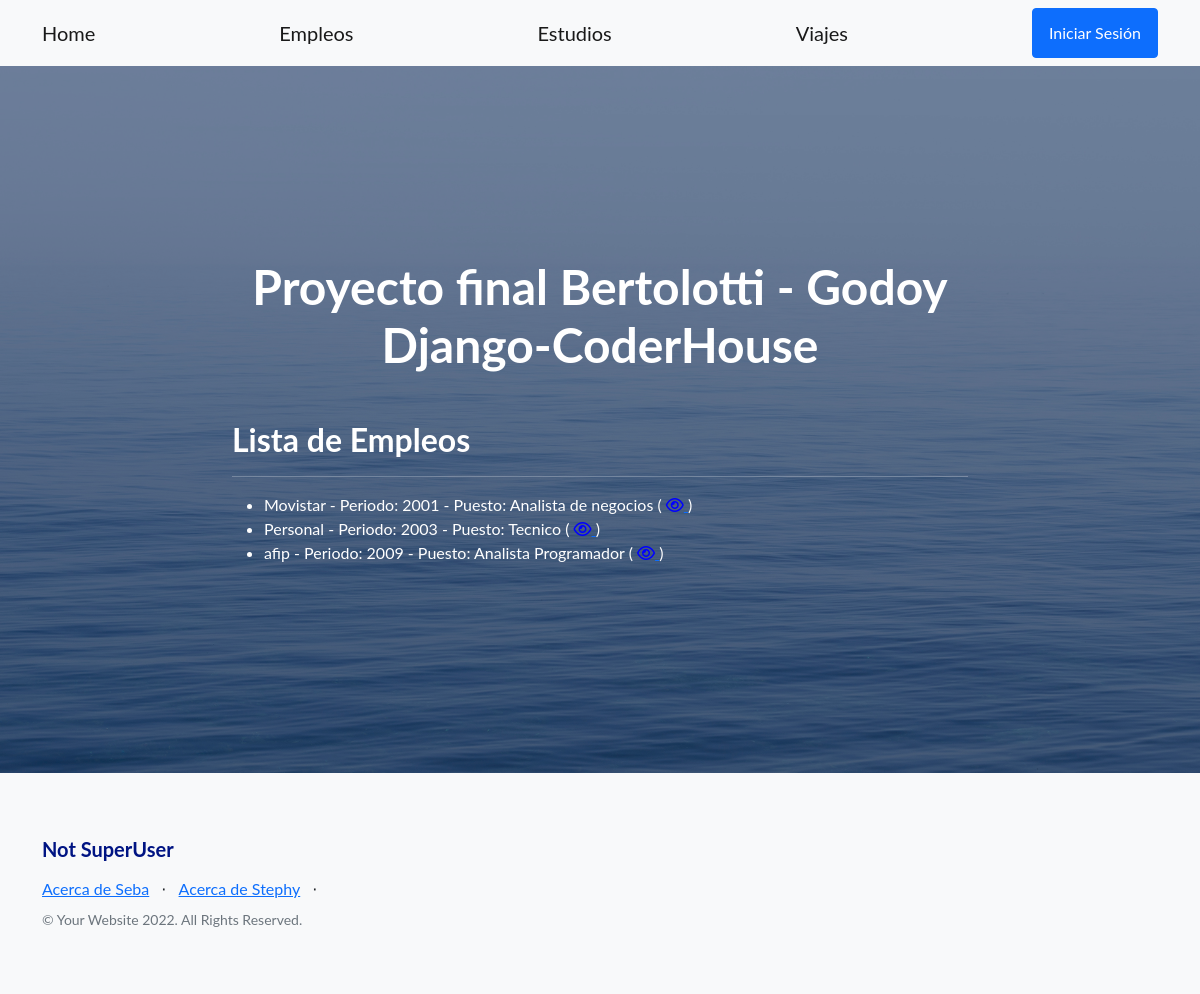
The app's page /empleo/empleos, older data.
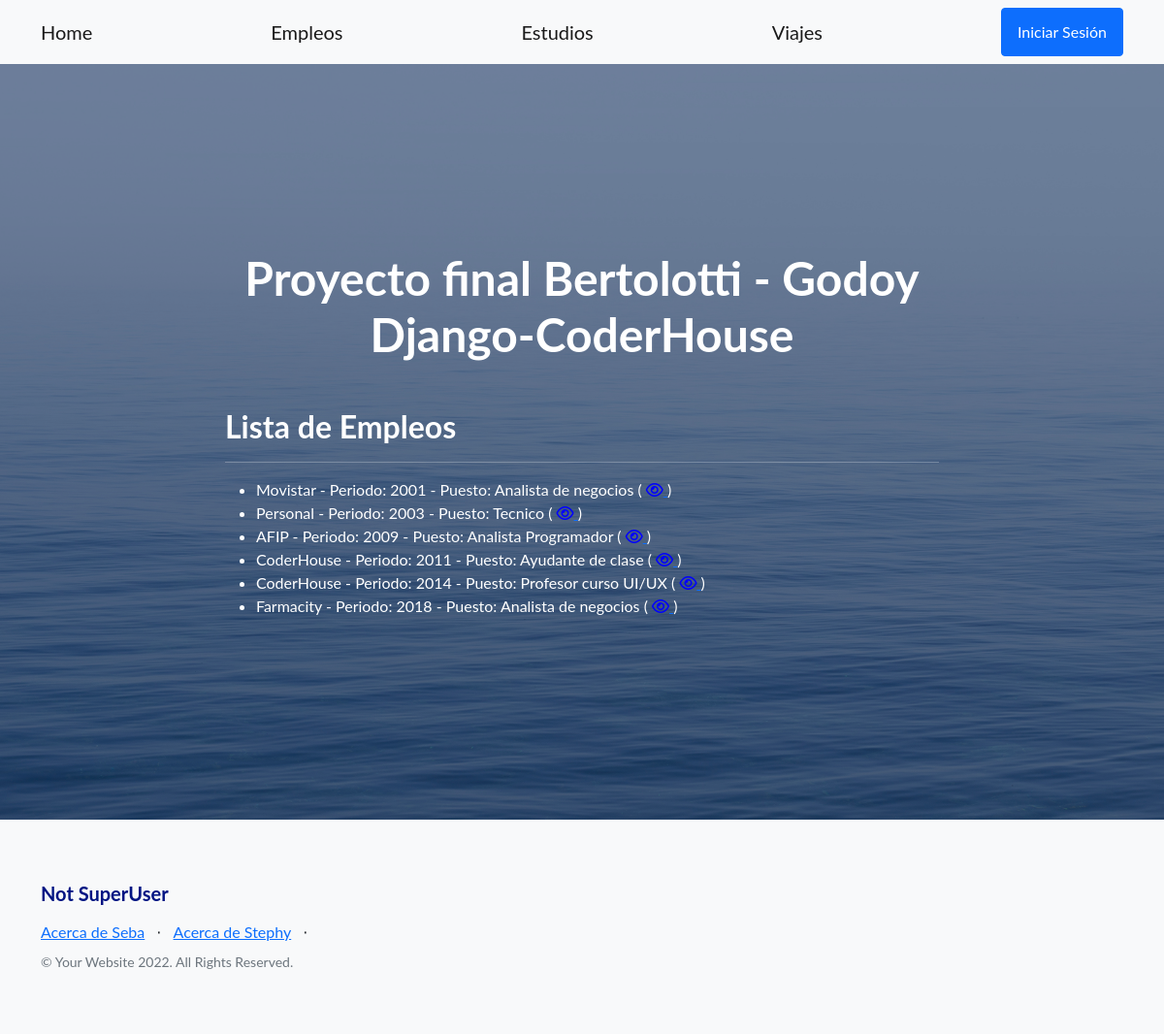
The same page, newer data.
### empleo/models.py (models this page shows)
class Empleo(models.Model):
    empresa = models.CharField(max_length=30)
    periodo = models.IntegerField()
    puesto = models.CharField(max_length=40)
    def __str__(self):
        return f'{self.empresa} - Periodo: {self.periodo} - Puesto: {self.puesto}'

### empleo/views.py (the view)
# urls.py: path('empleos', views.EmpleoListView.as_view(), name='empleo-list'),
class EmpleoListView(ListView):
    model = Empleo
    template_name = "empleo/empleo_list.html"

### empleo/templates/empleo/empleo_list.html (shortened to what this page needs)
{% extends "home/index.html" %}
{% load static %}
{% block FinalProject_content %}
<h2>Lista de Empleos</h2>
<hr></hr>
<ul>
    {% for empleo in empleo_list %}
    <li>
        {{empleo}}
        (
            <a href="{% url 'empleo:empleo-detail' empleo.id %}">
                <i class="fa fa-eye" style="color: rgb(0, 0, 255);"> </i>
            </a>
        )
    </li>
    {% endfor %}
</ul>
{% endblock %}

### home/templates/home/index.html (shortened to what this page needs)
<!DOCTYPE html>
<html lang="en">
    <head>
        {% load static %}
        <link href="https://cdn.jsdelivr.net/npm/bootstrap-icons@1.5.0/font/bootstrap-icons.css" rel="stylesheet" type="text/css" />
        <link href="{% static 'home/css/styles.css' %}" rel="stylesheet" />
        <link rel="stylesheet" href="https://cdnjs.cloudflare.com/ajax/libs/font-awesome/4.7.0/css/font-awesome.min.css">
    </head>
    <body>
        <nav class="navbar navbar-light bg-light static-top">
            <div class="container">
                <a class="navbar-brand" href="{% url 'home:main' %}">Home</a>
                <a class="navbar-brand" href="{% url 'empleo:empleo-list' %}">Empleos</a>
                <a class="navbar-brand" href="{% url 'estudio:estudio-list' %}">Estudios</a>
                <a class="navbar-brand" href="{% url 'viaje:viaje-list' %}">Viajes</a>
                {% if user.is_authenticated %}
                <a class="btn btn-secondary" href="{% url 'user:user-update' %}">Editar usuario</a>
                <a class="btn btn-primary" href="{% url 'user:user-logout' %}">Cerrar Sesión</a>
                {% else %}
                <a class="btn btn-primary" href="{% url 'user:user-login' %}">Iniciar Sesión</a>
                {% endif %}
            </div>
        </nav>
        <header class="masthead">
            <div class="container position-relative">
                <div class="row justify-content-center">
                    <div class="col-xl-8">
                        <div class="text-center text-white">
                            <h1 class="mb-5">Proyecto final Bertolotti - Godoy<br> Django-CoderHouse</h1>
                            <div class="text-lg-start text-white">
                                {% block FinalProject_content %}
                                {% endblock %}
                            </div>
                        </div>
                    </div>
                </div>
            </div>
        </header>
        <footer class="footer bg-light">
            <div class="container">
                {% if user.is_superuser %}
                    <h5><p style="color: rgb(0, 20, 131)" >SuperUser</p></h5>
                {% else %}
                    <h5><p style="color: rgb(0, 20, 131)" >Not SuperUser</p></h5>
                {%endif%}
            </div>
            <div class="container">
                <div class="row">
                    <div class="col-lg-6 h-100 text-center text-lg-start my-auto">
                        <ul class="list-inline mb-2">
                            <li class="list-inline-item"><a href="{% url 'home:about-seba' %}">Acerca de Seba</a></li>
                            <li class="list-inline-item">⋅</li>
                            <li class="list-inline-item"><a href="{% url 'home:about-stephy' %}">Acerca de Stephy</a></li>
                            <li class="list-inline-item">⋅</li>
                        </ul>
                        <p class="text-muted small mb-4 mb-lg-0">&copy; Your Website 2022. All Rights Reserved.</p>
                    </div>
                 </div>
            </div>
        </footer>
    </body>
</html>

Row changes from the older to the newer data that the page shows:
changed Empleo: empresa+periodo+puesto "afip - Periodo: 2009 - Puesto: Analista Programador" → "AFIP - Periodo: 2009 - Puesto: Analista Programador"
added Empleo: empresa+periodo+puesto "CoderHouse - Periodo: 2011 - Puesto: Ayudante de clase"
added Empleo: empresa+periodo+puesto "CoderHouse - Periodo: 2014 - Puesto: Profesor curso UI/UX"
added Empleo: empresa+periodo+puesto "Farmacity - Periodo: 2018 - Puesto: Analista de negocios"
